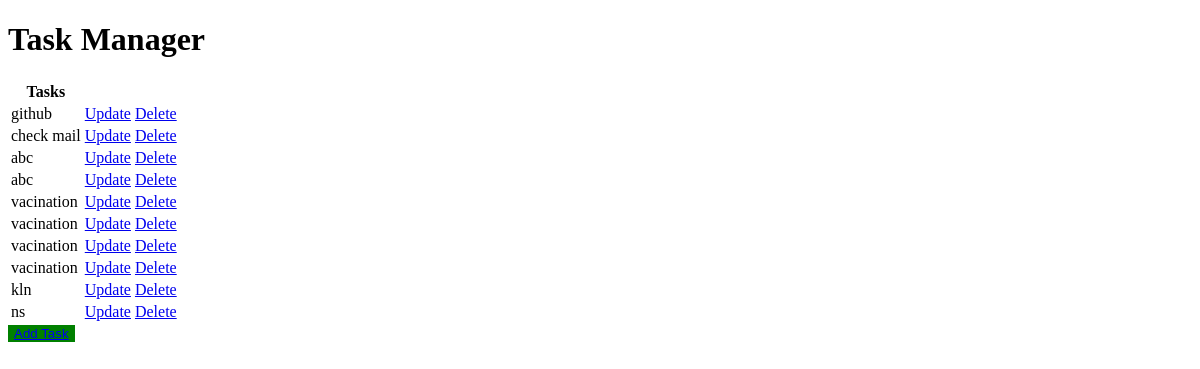
Page /mytask/ on the earlier database version.
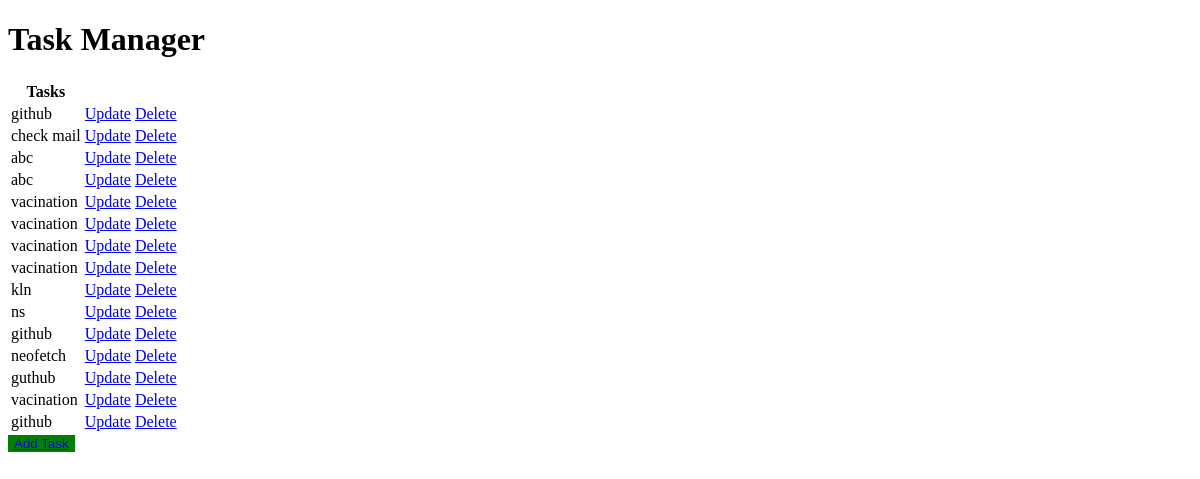
Same page on the later database version.
### mytask/models.py (models this page shows)
class Addtask(models.Model):
    task = models.CharField(max_length=200)
    def __str__(self) :
        return self.task

### mytask/views.py (the view)
# urls.py: path('', views.index, name="index"),
def index(request):
    tasks= Addtask.objects.all()
    return render(request, "mytask/index.html", {
        "tasks":tasks
    })

### mytask/templates/mytask/index.html
{% extends "mytask/layout.html" %}
{% block body %}
    <table>
        <tr>
            <th>Tasks</th>
        </tr>
        {% for task in tasks %}
            <tr>
                <td>{{task}}</td>
                <td><a href="/mytask/add">Update</a></td>
                <td><a href="#">Delete</a></td>
            </tr>
        {% endfor %}
    </table>
    <button class="button"><a href="{% url 'add' %}">Add Task</a></button>
{% endblock %}

Differences in the rows shown:
added Addtask: task "github"
added Addtask: task "neofetch"
added Addtask: task "guthub"
added Addtask: task "vacination"
added Addtask: task "github"
